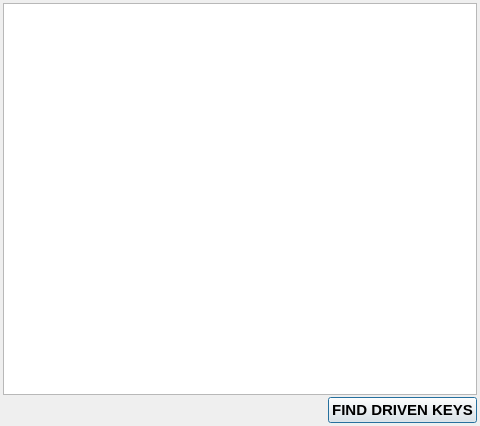
<?xml version="1.0" encoding="UTF-8"?>
<ui version="4.0">
 <class>Dialog</class>
 <widget class="QDialog" name="Dialog">
  <property name="geometry">
   <rect>
    <x>0</x>
    <y>0</y>
    <width>480</width>
    <height>426</height>
   </rect>
  </property>
  <property name="windowTitle">
   <string>Driven Key Visualizer</string>
  </property>
  <layout class="QVBoxLayout" name="verticalLayout">
   <property name="spacing">
    <number>2</number>
   </property>
   <property name="margin">
    <number>3</number>
   </property>
   <item>
    <widget class="QTreeWidget" name="drivenTree">
     <attribute name="headerVisible">
      <bool>false</bool>
     </attribute>
     <column>
      <property name="text">
       <string notr="true">1</string>
      </property>
     </column>
    </widget>
   </item>
   <item>
    <layout class="QHBoxLayout" name="horizontalLayout">
     <item>
      <spacer name="horizontalSpacer">
       <property name="orientation">
        <enum>Qt::Horizontal</enum>
       </property>
       <property name="sizeHint" stdset="0">
        <size>
         <width>40</width>
         <height>20</height>
        </size>
       </property>
      </spacer>
     </item>
     <item>
      <widget class="QPushButton" name="findDrivenKeysBTN">
       <property name="font">
        <font>
         <pointsize>11</pointsize>
         <weight>75</weight>
         <bold>true</bold>
        </font>
       </property>
       <property name="text">
        <string>FIND DRIVEN KEYS</string>
       </property>
      </widget>
     </item>
    </layout>
   </item>
  </layout>
 </widget>
 <resources/>
 <connections/>
</ui>
